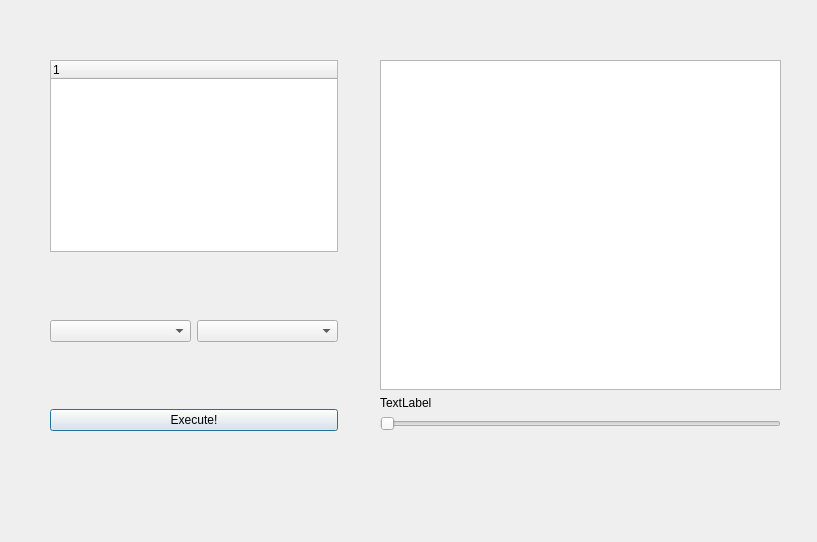
<?xml version="1.0" encoding="UTF-8"?>
<ui version="4.0">
 <class>Dialog</class>
 <widget class="QDialog" name="Dialog">
  <property name="geometry">
   <rect>
    <x>0</x>
    <y>0</y>
    <width>817</width>
    <height>542</height>
   </rect>
  </property>
  <property name="windowTitle">
   <string>Dialog</string>
  </property>
  <widget class="QWidget" name="layoutWidget">
   <property name="geometry">
    <rect>
     <x>50</x>
     <y>60</y>
     <width>288</width>
     <height>371</height>
    </rect>
   </property>
   <layout class="QVBoxLayout" name="verticalLayout">
    <item>
     <widget class="QTreeWidget" name="collectionTreeWidget">
      <column>
       <property name="text">
        <string notr="true">1</string>
       </property>
      </column>
     </widget>
    </item>
    <item>
     <spacer name="verticalSpacer">
      <property name="orientation">
       <enum>Qt::Vertical</enum>
      </property>
      <property name="sizeHint" stdset="0">
       <size>
        <width>20</width>
        <height>40</height>
       </size>
      </property>
     </spacer>
    </item>
    <item>
     <layout class="QHBoxLayout" name="horizontalLayout">
      <item>
       <widget class="QComboBox" name="team1ComboBox"/>
      </item>
      <item>
       <widget class="QComboBox" name="team2ComboBox"/>
      </item>
     </layout>
    </item>
    <item>
     <spacer name="verticalSpacer_2">
      <property name="orientation">
       <enum>Qt::Vertical</enum>
      </property>
      <property name="sizeHint" stdset="0">
       <size>
        <width>20</width>
        <height>40</height>
       </size>
      </property>
     </spacer>
    </item>
    <item>
     <widget class="QPushButton" name="executeButton">
      <property name="text">
       <string>Execute!</string>
      </property>
     </widget>
    </item>
   </layout>
  </widget>
  <widget class="QWidget" name="layoutWidget">
   <property name="geometry">
    <rect>
     <x>380</x>
     <y>60</y>
     <width>401</width>
     <height>371</height>
    </rect>
   </property>
   <layout class="QVBoxLayout" name="verticalLayout_2">
    <item>
     <widget class="QGraphicsView" name="graphicsView"/>
    </item>
    <item>
     <widget class="QLabel" name="diceLabel">
      <property name="text">
       <string>TextLabel</string>
      </property>
     </widget>
    </item>
    <item>
     <widget class="QSlider" name="imageSliceSlider">
      <property name="orientation">
       <enum>Qt::Horizontal</enum>
      </property>
     </widget>
    </item>
   </layout>
  </widget>
 </widget>
 <resources/>
 <connections/>
</ui>
